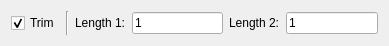
<?xml version="1.0" encoding="UTF-8"?>
<ui version="4.0">
 <class>Bevel</class>
 <widget class="QWidget" name="Bevel">
  <property name="geometry">
   <rect>
    <x>0</x>
    <y>0</y>
    <width>389</width>
    <height>46</height>
   </rect>
  </property>
  <layout class="QHBoxLayout" name="horizontalLayout">
   <item>
    <widget class="QCheckBox" name="Trim">
     <property name="text">
      <string>Trim</string>
     </property>
     <property name="checked">
      <bool>true</bool>
     </property>
    </widget>
   </item>
   <item>
    <widget class="Line" name="line">
     <property name="orientation">
      <enum>Qt::Vertical</enum>
     </property>
    </widget>
   </item>
   <item>
    <widget class="QLabel" name="Length1Label">
     <property name="text">
      <string>Length 1:</string>
     </property>
     <property name="buddy">
      <cstring>Length1</cstring>
     </property>
    </widget>
   </item>
   <item>
    <widget class="RMathLineEdit" name="Length1">
     <property name="text">
      <string notr="true">1</string>
     </property>
    </widget>
   </item>
   <item>
    <widget class="QLabel" name="Length2Label">
     <property name="text">
      <string>Length 2:</string>
     </property>
     <property name="buddy">
      <cstring>Length1</cstring>
     </property>
    </widget>
   </item>
   <item>
    <widget class="RMathLineEdit" name="Length2">
     <property name="text">
      <string notr="true">1</string>
     </property>
    </widget>
   </item>
  </layout>
 </widget>
 <customwidgets>
  <customwidget>
   <class>RMathLineEdit</class>
   <extends>QLineEdit</extends>
   <header>RMathLineEdit.h</header>
  </customwidget>
 </customwidgets>
 <resources/>
 <connections/>
</ui>
